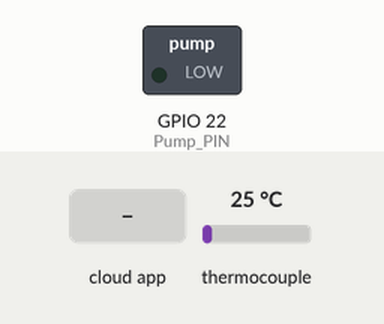
Recording of a sketch running on a simulated ESP32. On the bench: switched loads named in the sketch (green lamp = pin HIGH). The inputs (shaded band) are chosen by the test bench; at power-on: thermocouple 25 °C. WiFi joins after 1.5 s; servers stay silent unless stated; what the sketch prints to the serial monitor is not drawn.

Above: at 3.7 s.
3.8 s: the phone or cloud app sets 1 to 1
At 5.7 s:
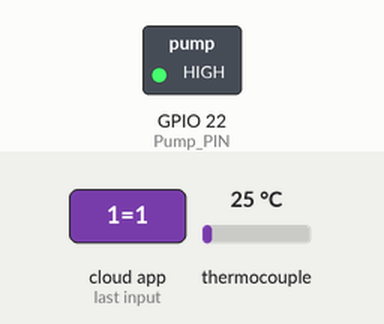
6.0 s: the phone or cloud app sets 11 to 0
8.0 s: the phone or cloud app sets 12 to 1
11.0 s: the phone or cloud app sets 2 to 1
14.0 s: the phone or cloud app sets 3 to 1
17.0 s: the phone or cloud app sets 11 to 1
Timing chart, 0 to 20.0 s (numbered marks = the images above; inputs shaded):
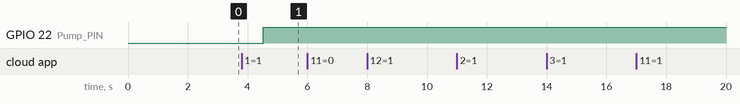

Measured:
- after the input at 3.8 s, GPIO 22 (Pump_PIN): LOW → HIGH after 0.72 s
- after the input at 6.0 s, every drawn part: stays the same
- after the input at 8.0 s, every drawn part: stays the same
- after the input at 11.0 s, every drawn part: stays the same
- after the input at 14.0 s, every drawn part: stays the same
- after the input at 17.0 s, every drawn part: stays the same

The sketch:

BrewSaurus_Cayenne.ino
```cpp
/*
This example shows how to connect to Cayenne using an ESP32 and send/receive sample data.

The CayenneMQTT Library is required to run this sketch. If you have not already done so you can install it from the Arduino IDE Library Manager.

Steps:
1. If you have not already installed the ESP32 Board Package install it using the instructions here: https://github.com/espressif/arduino-esp32/blob/master/README.md#installation-instructions.
2. Select your ESP32 board from the Tools menu.
3. Set the Cayenne authentication info to match the authentication info from the Dashboard.
4. Set the network name and password.
5. Compile and upload the sketch.
6. A temporary widget will be automatically generated in the Cayenne Dashboard. To make the widget permanent click the plus sign on the widget.
*/

//#define CAYENNE_DEBUG
#define CAYENNE_PRINT Serial
#include <CayenneMQTTESP32.h>
#include <WiFi.h>
#include <SPI.h>
#include "Adafruit_MAX31855.h"
#include <PID_v1.h>
#include <SimpleTimer.h>

// WiFi network info.
char ssid[] = "";
char wifiPassword[] = "";

// Cayenne authentication info. This should be obtained from the Cayenne Dashboard.
char username[] = "";
char password[] = "";
char clientID[] = "";

#define Pump_Control 1
#define Temp_Control_Automatic 2
#define Temp_Control_Manual 3
#define Temp_Control_Off 12
#define Start_Timer 10
#define Slider_Input 11
#define Pump_PIN 22

// Temperature probe pin config
#define MAXDO   18
#define MAXCS   21
#define MAXCLK  19
#define SSRPin 23

// initialize the Thermocouple
Adafruit_MAX31855 thermocouple(MAXCLK, MAXCS, MAXDO);

//PID variables
double Setpoint, Input, Output, c;
double Kp=5, Ki=30, Kd=1;
PID myPID(&Input, &Output, &Setpoint, Kp, Ki, Kd, DIRECT);
int WindowSize = 5000;
unsigned long windowStartTime;
unsigned long windowTimer;
int TempControlAutomatic, TempControlManual, TempControlOff, InputValue, PumpState, StartTimer;
int mash_s, mash_m, mash_h, value;
SimpleTimer timer;

CAYENNE_IN(Pump_Control)
{
  PumpState = getValue.asInt();
  //CAYENNE_LOG("Channel %d, pin %d, value %d", VIRTUAL_CHANNEL_1, Pump_PIN, value);
  // Write the value received to the digital pin.
  digitalWrite(Pump_PIN, PumpState);
}

CAYENNE_IN(Slider_Input)
{
  InputValue = getValue.asDouble();
  Serial.print("Slider adjust ");
  Serial.print(InputValue);
}

CAYENNE_IN(Temp_Control_Automatic)
{
  TempControlAutomatic = getValue.asInt();

  if (TempControlAutomatic == 1)
  {
    Cayenne.virtualWrite(Temp_Control_Manual, 0);
    TempControlManual=0;

    Cayenne.virtualWrite(Temp_Control_Off, 0);
    TempControlOff=0;
  }
}

CAYENNE_IN(Temp_Control_Manual)
{
  TempControlManual = getValue.asInt();

  if (TempControlManual == 1)
  {
    Cayenne.virtualWrite(Temp_Control_Automatic, 0);
    TempControlAutomatic=0;

    Cayenne.virtualWrite(Temp_Control_Off, 0);
    TempControlOff=0;
  }
}

CAYENNE_IN(Temp_Control_Off)
{
  TempControlOff = getValue.asInt();

  if (TempControlOff == 1)
  {
    Cayenne.virtualWrite(Temp_Control_Automatic, 0);
    TempControlAutomatic=0;

    Cayenne.virtualWrite(Temp_Control_Manual, 0);
    TempControlManual=0;
  }
}

CAYENNE_IN(Start_Timer)
{
  StartTimer = getValue.asInt();

  if (StartTimer == 1)
  {
    windowTimer=millis();
  }

  if (StartTimer == 0)
  {
    mash_h =0;
    mash_s = 0;
    mash_m = 0;
  }

}

void setup() {
	Serial.begin(115200);
    delay(10);

    // We start by connecting to a WiFi network

    Serial.println();
    Serial.println();
    Serial.print("Connecting to ");
    Serial.println(ssid);

    WiFi.begin(ssid, wifiPassword);

    while (WiFi.status() != WL_CONNECTED) {
        delay(500);
        Serial.print(".");
    }

    Serial.println("");
    Serial.println("WiFi connected");
    Serial.println("IP address: ");
    Serial.println(WiFi.localIP());

    pinMode(Pump_PIN, OUTPUT);
    digitalWrite(Pump_PIN, LOW);
    pinMode(SSRPin, OUTPUT);
    digitalWrite(SSRPin, LOW);
	  Cayenne.begin(username, password, clientID);

   //PID Setup
    myPID.SetOutputLimits(0, WindowSize);
    myPID.SetSampleTime(200);
    mash_s=0;
    Setpoint=0;

    delay(1000);

    Cayenne.virtualWrite(Pump_Control, 0);  //pump
    Cayenne.virtualWrite(Temp_Control_Automatic, 0);  //Auto T control
    Cayenne.virtualWrite(Temp_Control_Manual, 0);  //Manual T control
    Cayenne.virtualWrite(Temp_Control_Off, 0); //T control off
     Cayenne.virtualWrite(Start_Timer, 0); //Timer off
    Cayenne.virtualWrite(Slider_Input, 0); //Set slider input as 0
}

void loop() {
  Cayenne.loop();

  c = thermocouple.readCelsius();


  if (TempControlAutomatic == 1)
  {
    //Output=WindowSize;
    Input=c;
    Setpoint=InputValue;
    myPID.SetMode(AUTOMATIC);
    Serial.println("Automatic control");
    Serial.println(Output);
  }

  if (TempControlManual == 1)
  {
    Output=InputValue*50;
    Setpoint=0;
    myPID.SetMode(MANUAL);
     Serial.println("Manual control");
     Serial.println(Output);

  }

  if (TempControlOff == 1)
  {
    Output=0;
    Setpoint=0;
    Serial.println("Control off");
     Serial.println(Output);
    myPID.SetMode(MANUAL);
  }

  if (StartTimer == 1)
   {
    mash_s = ((millis() - windowTimer)/1000);
    mash_m = mash_s / 60L;
    mash_h = mash_s / 3600L;
    mash_s = mash_s - mash_m * 60L;
    mash_m = mash_m - mash_h * 60L;
   }


  myPID.Compute();
 //  Serial.println(Output);
 //  Serial.println(myPID.GetMode());

  /************************************************
   * turn the output pin on/off based on pid output
   ************************************************/
  if (millis() - windowStartTime > WindowSize)
  { //time to shift the Relay Window
    windowStartTime += WindowSize;
  }
  if (Output > millis() - windowStartTime) digitalWrite(SSRPin, HIGH);
  else digitalWrite(SSRPin, LOW);
  //Read thermocouple and print on serial monitor
}

CAYENNE_OUT_DEFAULT()
{
  // Write data to Cayenne here. This example just sends the current uptime in milliseconds on virtual channel 0.
  // Some examples of other functions you can use to send data.
  Cayenne.virtualWrite(4, c);
  Cayenne.virtualWrite(5, Setpoint);
  Cayenne.virtualWrite(6, Output/WindowSize*100);
  Cayenne.virtualWrite(7, mash_h);
  Cayenne.virtualWrite(8, mash_m);
  Cayenne.virtualWrite(9, mash_s);
}
```
